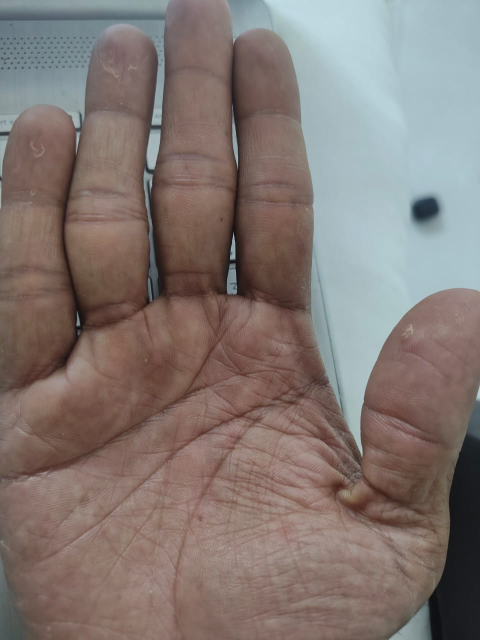
#> input picture input_images/WhatsApp Image 2025-12-23 at 12.00.52 AM.jpeg, 960 x 1280 px (shown at 1/2 size); its folder holds only this picture in this run
$ python replicate.py
#> lines starting #> are read from the running program, lines starting #| are printed output that depends on the picture
import cv2
import os

# Create output folder if it doesn't exist
os.makedirs("processed", exist_ok=True)

# List of input images
input_folder = "input_images"
output_folder = "processed"
image_files = [f for f in os.listdir(input_folder) if f.endswith((".jpg", ".png", ".jpeg"))]

# Loop through each image
for img_name in image_files:
    # Load image
    img_path = os.path.join(input_folder, img_name)
    img = cv2.imread(img_path)
#> img is the input picture: shape (1280, 960, 3); mean B, G, R 114.9, 119.2, 130.9

    # Convert to grayscale
    gray = cv2.cvtColor(img, cv2.COLOR_BGR2GRAY)
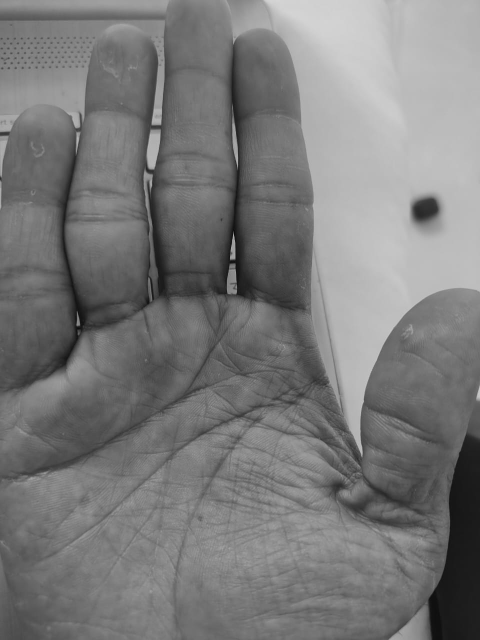
#> gray: shape (1280, 960) (shown at 1/2 size); min 0, max 213, mean 122.2

    # Enhance contrast
    enhanced = cv2.equalizeHist(gray)
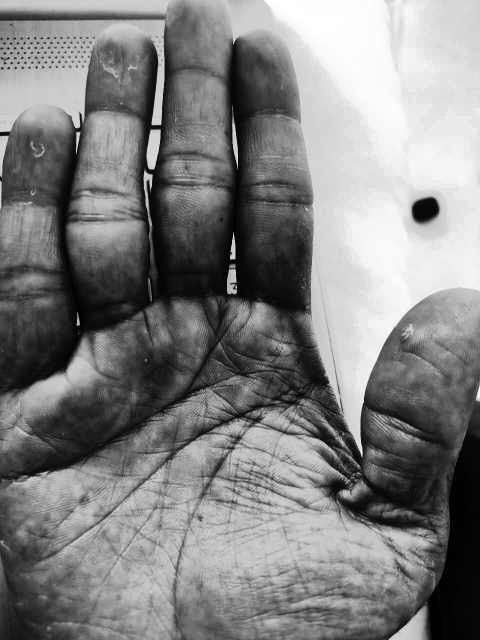
#> enhanced: shape (1280, 960) (shown at 1/2 size); min 0, max 255, mean 128.7

    # Crop center region (adjust as needed)
    h, w = enhanced.shape
#> h = 1280; w = 960
    crop = enhanced[h//4:h*3//4, w//4:w*3//4]
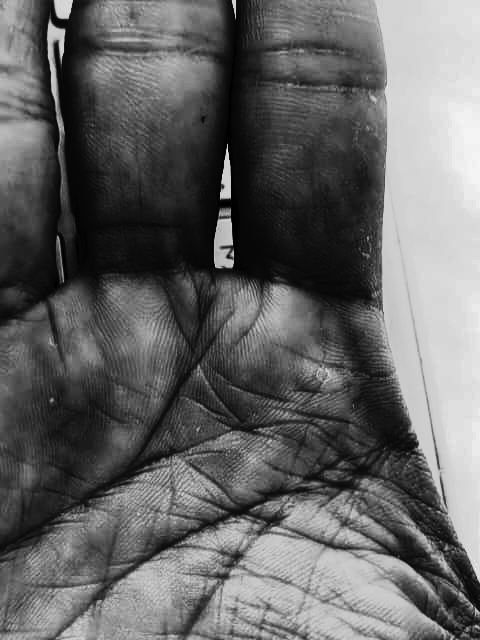
#> crop: shape (640, 480); min 0, max 249, mean 100.5

    # Resize to 300x300
    resized = cv2.resize(crop, (300, 300))
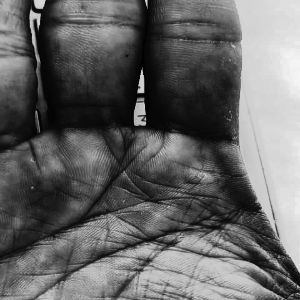
#> resized: shape (300, 300); min 0, max 245, mean 100.4

    # Save processed image
    output_path = os.path.join(output_folder, f"processed_{img_name}")
    cv2.imwrite(output_path, resized)

    print(f"Processed and saved: {output_path}")

$ run again, on input_images/macro-close-up-of-a-human-thumbprint-photo.jpg
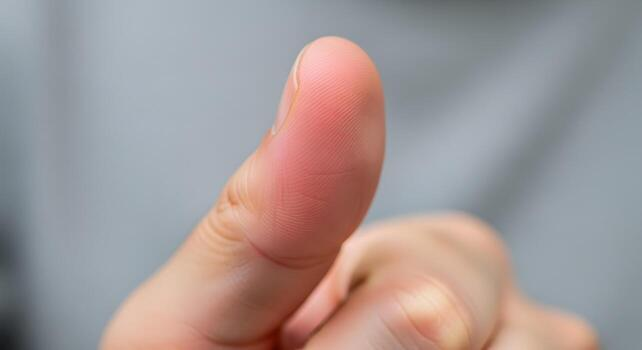
#> input picture input_images/macro-close-up-of-a-human-thumbprint-photo.jpg, 642 x 350 px
#> img is the input picture: shape (350, 642, 3); mean B, G, R 150.8, 151.2, 163.3
#> `crop = enhanced[h//4:h*3//4, w//4:w*3//4]`:
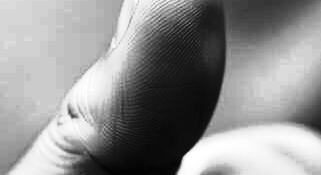
#> crop: shape (175, 321); min 2, max 255, mean 145.2
#> `resized = cv2.resize(crop, (300, 300))`:
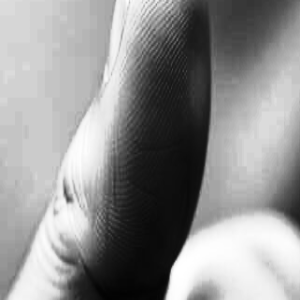
#> resized: shape (300, 300); min 2, max 255, mean 145.1

$ run again, on input_images/WhatsApp Image 2025-12-23 at 12.00.53 AM (1).jpeg
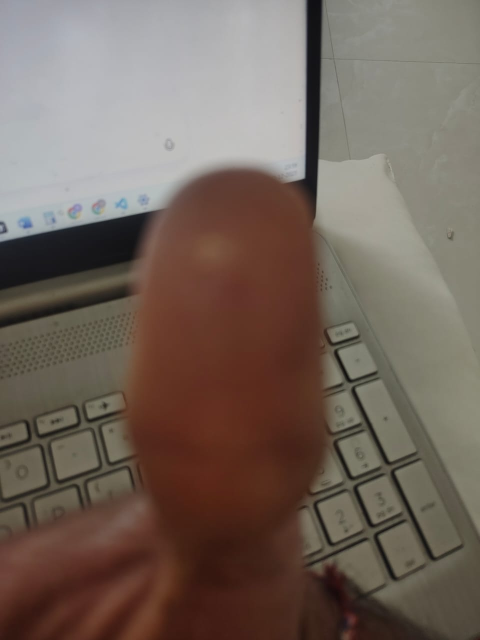
#> input picture input_images/WhatsApp Image 2025-12-23 at 12.00.53 AM (1).jpeg, 960 x 1280 px (shown at 1/2 size)
#> img is the input picture: shape (1280, 960, 3); mean B, G, R 91.7, 101.2, 115.5
#> `crop = enhanced[h//4:h*3//4, w//4:w*3//4]`:
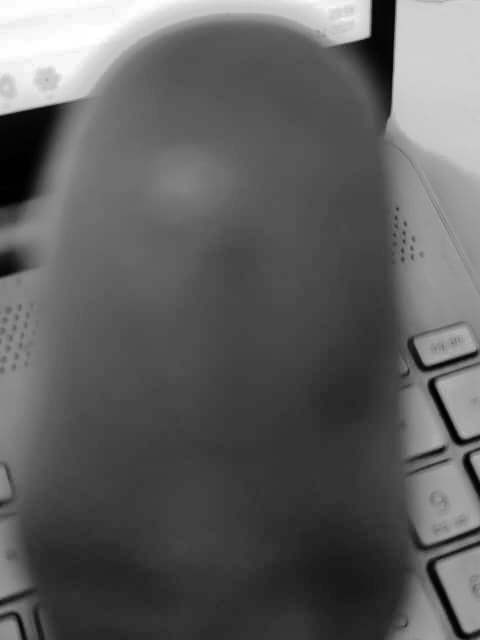
#> crop: shape (640, 480); min 0, max 255, mean 95.5
#> `resized = cv2.resize(crop, (300, 300))`:
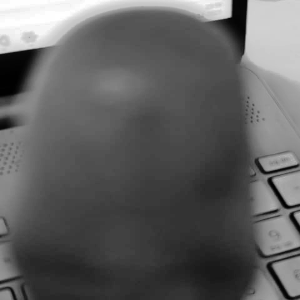
#> resized: shape (300, 300); min 0, max 255, mean 95.4

$ run again, on input_images/WhatsApp Image 2025-12-23 at 12.00.53 AM.jpeg
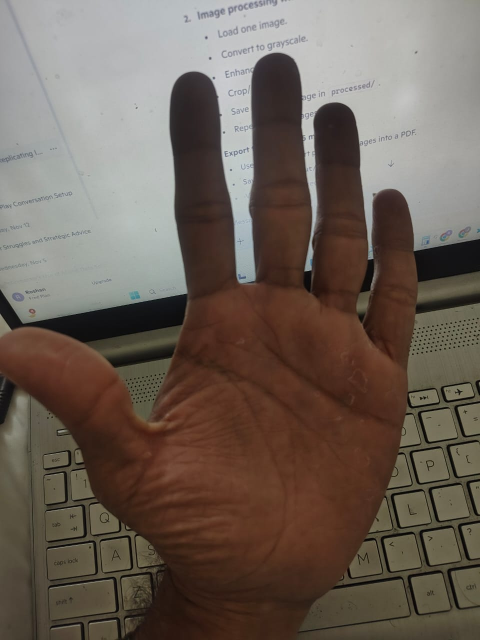
#> input picture input_images/WhatsApp Image 2025-12-23 at 12.00.53 AM.jpeg, 960 x 1280 px (shown at 1/2 size)
#> img is the input picture: shape (1280, 960, 3); mean B, G, R 86.8, 96.4, 108.7
#> `crop = enhanced[h//4:h*3//4, w//4:w*3//4]`:
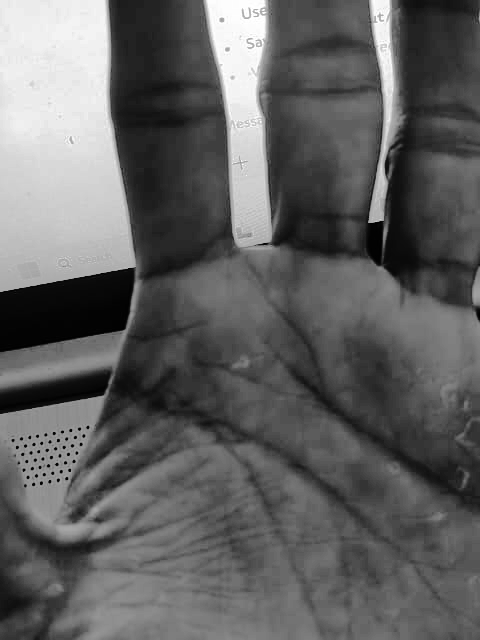
#> crop: shape (640, 480); min 0, max 255, mean 97.5
#> `resized = cv2.resize(crop, (300, 300))`:
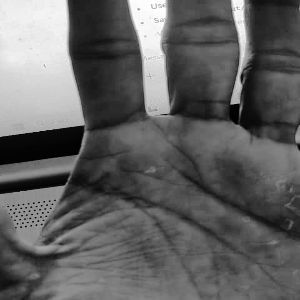
#> resized: shape (300, 300); min 1, max 255, mean 97.4
